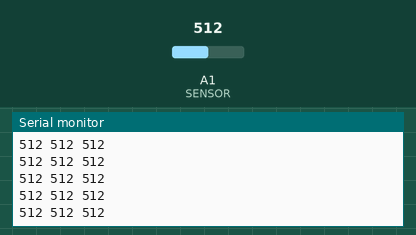
Recording of a sketch running on a simulated Arduino Uno, built with avr-gcc and run on an emulated ATmega328P. Shown: the last lines printed to the serial monitor. The inputs (shaded band) are chosen by the test bench; at power-on: A1 (SENSOR) = 512.

Above: at 5.7 s.
5.8 s: A1 (SENSOR) set to 990
At 6.3 s:
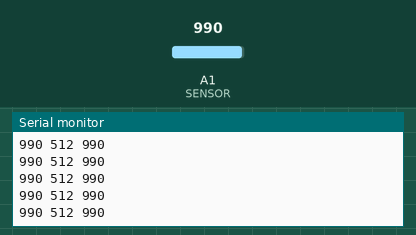
7.3 s: A1 (SENSOR) set to 1012
At 7.8 s:
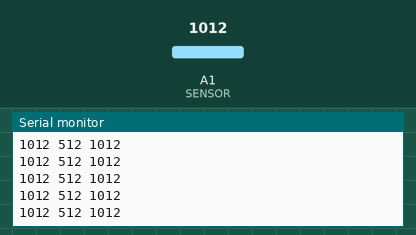
Timing chart, 0 to 9.8 s (numbered marks = the images above; inputs shaded):
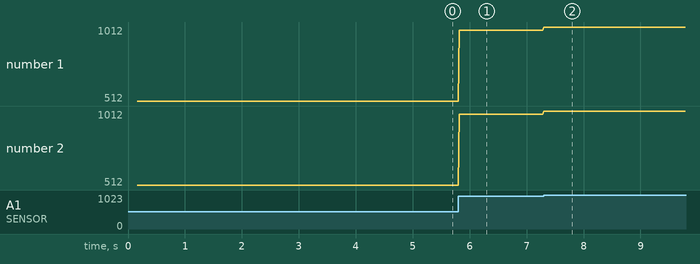

Measured:
- after the input at 5.8 s, the serial monitor: prints a new line at once (image 1)
- after the input at 7.3 s, the serial monitor: prints a new line at once (image 2)
- plotted number 1: 512 → 990 after the input at 5.8 s, 990 → 1012 after the input at 7.3 s
- plotted number 2: 512 → 990 after the input at 5.8 s, 990 → 1012 after the input at 7.3 s

The sketch:

analog_monitor.ino
```cpp
// UTIL: ANALOG MONITOR
//
// Prints one analogue pin continuously, in a format the Serial Plotter draws.
// Use it on any sensor at the input table before you write real code: flex,
// GSR, FSR, a potentiometer, a photoresistor.
//
// The point is to learn the RANGE your sensor actually produces before you
// pick a threshold. Almost nothing gives you a clean 0 to 1023, and a
// threshold guessed from a datasheet usually misses.
//
// Tools > Serial Plotter. Then squeeze, bend or press the sensor and watch.
//
// NOT for the capacitive pad: that needs ADCTouch and its own baseline, see
// bench_tests/04_capacitive_touch.

#include "logger.h"

const int SENSOR = A1;

// ---- CHANGE ME ------------------------------------------------------------
int sampleMs = 20;      // how often to read. 20 ms = 50 readings a second
bool showMinMax = true; // also print the range seen so far
// ---------------------------------------------------------------------------

int seenMin = 1023;
int seenMax = 0;

void setup() {
  logBegin("UTIL  analog monitor", "A0 -> the sensor you are characterising");
}

void loop() {
  int v = analogRead(SENSOR);

  if (v < seenMin) seenMin = v;
  if (v > seenMax) seenMax = v;

  // Plotter draws every space-separated number as its own line.
  Serial.print(v);
  if (showMinMax) {
    Serial.print(' ');
    Serial.print(seenMin);
    Serial.print(' ');
    Serial.print(seenMax);
  }
  Serial.println();

  delay(sampleMs);
}

// ---- WHAT TO DO WITH THE NUMBERS ------------------------------------------
//
// Once you know the real range, map it instead of guessing:
//
//   int level = map(analogRead(SENSOR), seenMin, seenMax, 0, 255);
//
// And when you need a threshold, put it somewhere in the middle of the range
// you actually measured, not at a round number that looked reasonable.
```

logger.h
```cpp
// Shared logger. The same file sits in every sketch folder, so the Serial
// Monitor looks the same whichever sketch you uploaded.
//
// You do not need to install anything. The Arduino IDE compiles every file
// next to the .ino, so this is picked up automatically.
//
// Why it exists: at a bench, "tick" on its own does not tell you whether you
// uploaded the right sketch to the right board. logBegin() prints a banner
// that names the sketch and the pins, so one glance confirms it.

#pragma once
#include <Arduino.h>

// Opens the port and prints the banner. Call this first in setup().
//   name  what this sketch is, e.g. "02 piezo"
//   pins  the wiring in one line, e.g. "D8 -> piezo, other leg -> GND"
inline void logBegin(const char *name, const char *pins) {
  Serial.begin(9600);
  while (!Serial && millis() < 2000) { }   // USB boards; Uno passes straight through

  Serial.println();
  Serial.println(F("========================================"));
  Serial.print(F("  "));
  Serial.println(name);
  Serial.print(F("  pins: "));
  Serial.println(pins);
  Serial.println(F("========================================"));
}

// One event, timestamped. Use for anything that happens: "tick", "tap", "WARM".
// The timestamp is what makes a rhythm legible when you cannot hear it well.
inline void logEvent(const char *msg) {
  Serial.print(millis());
  Serial.print(F(" ms  "));
  Serial.println(msg);
}

// An event with a number attached, e.g. logValue("strength", 130).
inline void logValue(const char *label, long value) {
  Serial.print(millis());
  Serial.print(F(" ms  "));
  Serial.print(label);
  Serial.print(F(" = "));
  Serial.println(value);
}

// A line the student is meant to act on, set apart from the event stream.
inline void logHint(const char *msg) {
  Serial.print(F(">>> "));
  Serial.println(msg);
}

// NOTE ON THE SERIAL PLOTTER
// Sketches that draw a graph (04 capacitive, analog_monitor) must print bare
// numbers separated by spaces, and nothing else, or the plotter cannot parse
// them. Those sketches use logBegin() for the banner and then print raw
// numbers directly. Do not wrap their data lines in logEvent().
```
